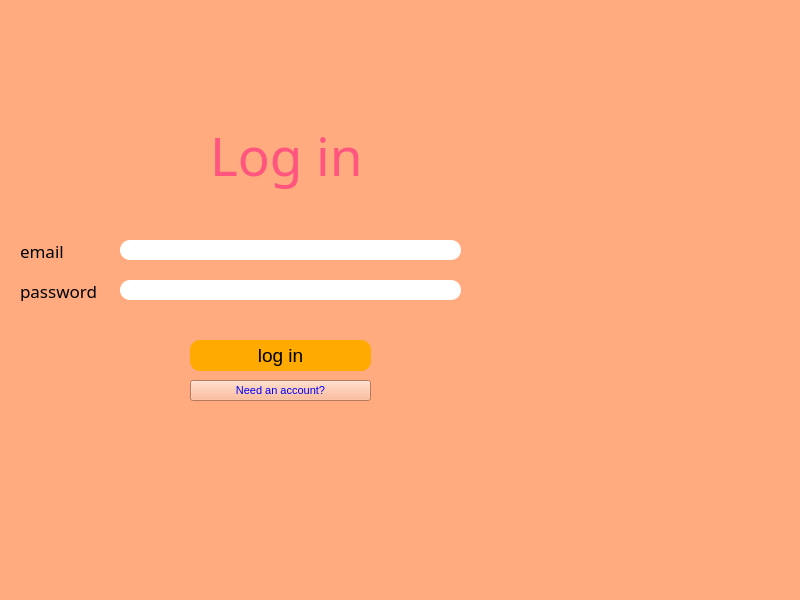
<?xml version="1.0" encoding="UTF-8"?>
<ui version="4.0">
 <class>MainWindow</class>
 <widget class="QMainWindow" name="MainWindow">
  <property name="geometry">
   <rect>
    <x>0</x>
    <y>0</y>
    <width>800</width>
    <height>600</height>
   </rect>
  </property>
  <property name="minimumSize">
   <size>
    <width>800</width>
    <height>600</height>
   </size>
  </property>
  <property name="maximumSize">
   <size>
    <width>800</width>
    <height>600</height>
   </size>
  </property>
  <property name="windowTitle">
   <string>MainWindow</string>
  </property>
  <property name="styleSheet">
   <string notr="true">background-color:rgb(255, 170, 127)</string>
  </property>
  <widget class="QWidget" name="centralwidget">
   <widget class="QLabel" name="label_2">
    <property name="geometry">
     <rect>
      <x>20</x>
      <y>240</y>
      <width>91</width>
      <height>21</height>
     </rect>
    </property>
    <property name="font">
     <font>
      <family>MS Reference Sans Serif</family>
      <pointsize>13</pointsize>
     </font>
    </property>
    <property name="text">
     <string>email</string>
    </property>
   </widget>
   <widget class="QPushButton" name="loginbutton">
    <property name="geometry">
     <rect>
      <x>190</x>
      <y>340</y>
      <width>181</width>
      <height>31</height>
     </rect>
    </property>
    <property name="font">
     <font>
      <pointsize>14</pointsize>
     </font>
    </property>
    <property name="styleSheet">
     <string notr="true">background-color:rgb(255, 170, 0);
border-radius:10;</string>
    </property>
    <property name="text">
     <string>log in</string>
    </property>
   </widget>
   <widget class="QLabel" name="label_5">
    <property name="geometry">
     <rect>
      <x>210</x>
      <y>100</y>
      <width>151</width>
      <height>111</height>
     </rect>
    </property>
    <property name="font">
     <font>
      <family>Rage Italic</family>
      <pointsize>40</pointsize>
     </font>
    </property>
    <property name="styleSheet">
     <string notr="true">color:rgb(255, 85, 127)</string>
    </property>
    <property name="text">
     <string>Log in</string>
    </property>
   </widget>
   <widget class="QLineEdit" name="emailline">
    <property name="geometry">
     <rect>
      <x>120</x>
      <y>240</y>
      <width>341</width>
      <height>20</height>
     </rect>
    </property>
    <property name="styleSheet">
     <string notr="true">background-color:white;
border-radius:10;</string>
    </property>
   </widget>
   <widget class="QLineEdit" name="pwdline">
    <property name="geometry">
     <rect>
      <x>120</x>
      <y>280</y>
      <width>341</width>
      <height>20</height>
     </rect>
    </property>
    <property name="styleSheet">
     <string notr="true">background-color:white;
border-radius:10;</string>
    </property>
   </widget>
   <widget class="QPushButton" name="needanaccount">
    <property name="geometry">
     <rect>
      <x>190</x>
      <y>380</y>
      <width>181</width>
      <height>21</height>
     </rect>
    </property>
    <property name="font">
     <font>
      <pointsize>8</pointsize>
     </font>
    </property>
    <property name="styleSheet">
     <string notr="true">background-color:rgb(255, 170, 127);
color:blue
</string>
    </property>
    <property name="text">
     <string>Need an account?</string>
    </property>
   </widget>
   <widget class="QLabel" name="label_3">
    <property name="geometry">
     <rect>
      <x>20</x>
      <y>280</y>
      <width>91</width>
      <height>21</height>
     </rect>
    </property>
    <property name="font">
     <font>
      <family>MS Reference Sans Serif</family>
      <pointsize>13</pointsize>
     </font>
    </property>
    <property name="text">
     <string>password</string>
    </property>
   </widget>
   <widget class="QLabel" name="label_6">
    <property name="geometry">
     <rect>
      <x>510</x>
      <y>160</y>
      <width>261</width>
      <height>241</height>
     </rect>
    </property>
    <property name="font">
     <font>
      <family>Rage Italic</family>
      <pointsize>40</pointsize>
     </font>
    </property>
    <property name="styleSheet">
     <string notr="true">color:rgb(255, 85, 127)</string>
    </property>
    <property name="text">
     <string/>
    </property>
    <property name="pixmap">
     <pixmap>../img/shopping-cart.png</pixmap>
    </property>
    <property name="scaledContents">
     <bool>true</bool>
    </property>
   </widget>
  </widget>
  <widget class="QMenuBar" name="menubar">
   <property name="geometry">
    <rect>
     <x>0</x>
     <y>0</y>
     <width>800</width>
     <height>21</height>
    </rect>
   </property>
  </widget>
  <widget class="QStatusBar" name="statusbar"/>
 </widget>
 <resources/>
 <connections/>
</ui>
